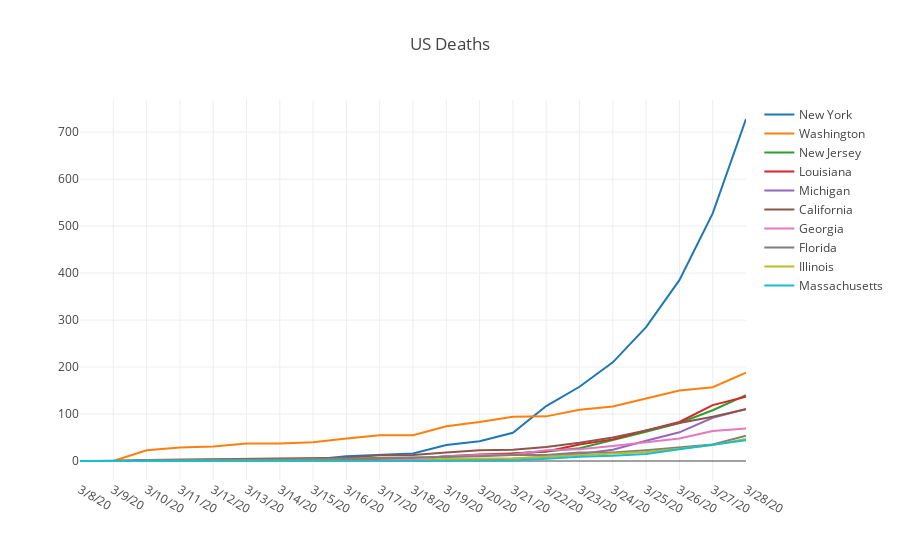

Notebook code for this chart:
### Code cell
dfUSDeathsTop = dfDeathsUSStates.head(10)

data = [{
    'x': row[1].index[50:],
    'y': row[1].values[50:],
    'name': row[1].values[0]
}  for row in dfUSDeathsTop.iterrows()]

layout = dict(title = 'US Deaths')
py.iplot(dict(data=data, layout=layout))
dfUSDeathsTop = dfUSDeathsTop[np.append(dfUSDeathsTop.columns[0], dfUSDeathsTop.columns[-15:])]
dfUSDeathsTop['percent_total'] = dfDeathsUSStates[dfDeathsUSStates.columns[-1]]/sum(dfDeathsUSStates[dfDeathsUSStates.columns[-1]])
dfUSDeathsTop.style.format({'percent_total': PercentFormatter})

### Figure 1 — Plotly figure (JSON) as saved in the notebook; plotly's stock layout.template omitted (floating-point values rounded to 4 significant figures)
{"data": [{"name": "New York", "x": ["3/8/20", "3/9/20", "3/10/20", "3/11/20", "3/12/20", "3/13/20", "3/14/20", "3/15/20", "3/16/20", "3/17/20", "3/18/20", "3/19/20", "3/20/20", "3/21/20", "3/22/20", "3/23/20", "3/24/20", "3/25/20", "3/26/20", "3/27/20", "3/28/20"], "y": [0, 0, 0, 0, 0, 0, 2, 3, 10, 13, 16, 34, 42, 60, 117, 158, 210, 285, 385, 527, 728]}, {"name": "Washington", "x": ["3/8/20", "3/9/20", "3/10/20", "3/11/20", "3/12/20", "3/13/20", "3/14/20", "3/15/20", "3/16/20", "3/17/20", "3/18/20", "3/19/20", "3/20/20", "3/21/20", "3/22/20", "3/23/20", "3/24/20", "3/25/20", "3/26/20", "3/27/20", "3/28/20"], "y": [0, 0, 23, 29, 31, 37, 37, 40, 48, 55, 55, 74, 83, 94, 95, 109, 116, 133, 150, 157, 188]}, {"name": "New Jersey", "x": ["3/8/20", "3/9/20", "3/10/20", "3/11/20", "3/12/20", "3/13/20", "3/14/20", "3/15/20", "3/16/20", "3/17/20", "3/18/20", "3/19/20", "3/20/20", "3/21/20", "3/22/20", "3/23/20", "3/24/20", "3/25/20", "3/26/20", "3/27/20", "3/28/20"], "y": [0, 0, 1, 1, 1, 1, 1, 2, 2, 3, 3, 9, 11, 16, 20, 27, 44, 62, 81, 108, 140]}, {"name": "Louisiana", "x": ["3/8/20", "3/9/20", "3/10/20", "3/11/20", "3/12/20", "3/13/20", "3/14/20", "3/15/20", "3/16/20", "3/17/20", "3/18/20", "3/19/20", "3/20/20", "3/21/20", "3/22/20", "3/23/20", "3/24/20", "3/25/20", "3/26/20", "3/27/20", "3/28/20"], "y": [0, 0, 0, 0, 0, 0, 1, 2, 3, 4, 4, 10, 14, 16, 20, 35, 46, 65, 83, 119, 137]}, {"name": "Michigan", "x": ["3/8/20", "3/9/20", "3/10/20", "3/11/20", "3/12/20", "3/13/20", "3/14/20", "3/15/20", "3/16/20", "3/17/20", "3/18/20", "3/19/20", "3/20/20", "3/21/20", "3/22/20", "3/23/20", "3/24/20", "3/25/20", "3/26/20", "3/27/20", "3/28/20"], "y": [0, 0, 0, 0, 0, 0, 0, 0, 0, 0, 0, 3, 3, 5, 9, 15, 24, 43, 61, 92, 111]}, {"name": "California", "x": ["3/8/20", "3/9/20", "3/10/20", "3/11/20", "3/12/20", "3/13/20", "3/14/20", "3/15/20", "3/16/20", "3/17/20", "3/18/20", "3/19/20", "3/20/20", "3/21/20", "3/22/20", "3/23/20", "3/24/20", "3/25/20", "3/26/20", "3/27/20", "3/28/20"], "y": [0, 0, 2, 3, 4, 4, 5, 6, 7, 12, 13, 18, 23, 24, 30, 39, 50, 65, 81, 94, 110]}, {"name": "Georgia", "x": ["3/8/20", "3/9/20", "3/10/20", "3/11/20", "3/12/20", "3/13/20", "3/14/20", "3/15/20", "3/16/20", "3/17/20", "3/18/20", "3/19/20", "3/20/20", "3/21/20", "3/22/20", "3/23/20", "3/24/20", "3/25/20", "3/26/20", "3/27/20", "3/28/20"], "y": [0, 0, 0, 0, 1, 1, 1, 1, 1, 1, 3, 10, 13, 14, 23, 25, 32, 40, 48, 64, 69]}, {"name": "Florida", "x": ["3/8/20", "3/9/20", "3/10/20", "3/11/20", "3/12/20", "3/13/20", "3/14/20", "3/15/20", "3/16/20", "3/17/20", "3/18/20", "3/19/20", "3/20/20", "3/21/20", "3/22/20", "3/23/20", "3/24/20", "3/25/20", "3/26/20", "3/27/20", "3/28/20"], "y": [0, 0, 2, 2, 2, 2, 3, 4, 5, 6, 7, 9, 10, 13, 13, 18, 18, 23, 29, 35, 54]}, {"name": "Illinois", "x": ["3/8/20", "3/9/20", "3/10/20", "3/11/20", "3/12/20", "3/13/20", "3/14/20", "3/15/20", "3/16/20", "3/17/20", "3/18/20", "3/19/20", "3/20/20", "3/21/20", "3/22/20", "3/23/20", "3/24/20", "3/25/20", "3/26/20", "3/27/20", "3/28/20"], "y": [0, 0, 0, 0, 0, 0, 0, 0, 0, 1, 1, 4, 5, 6, 9, 12, 16, 19, 26, 34, 47]}, {"name": "Massachusetts", "x": ["3/8/20", "3/9/20", "3/10/20", "3/11/20", "3/12/20", "3/13/20", "3/14/20", "3/15/20", "3/16/20", "3/17/20", "3/18/20", "3/19/20", "3/20/20", "3/21/20", "3/22/20", "3/23/20", "3/24/20", "3/25/20", "3/26/20", "3/27/20", "3/28/20"], "y": [0, 0, 0, 0, 0, 0, 0, 0, 0, 0, 0, 0, 1, 1, 5, 9, 11, 15, 25, 35, 44]}], "layout": {"title": "US Deaths"}}
